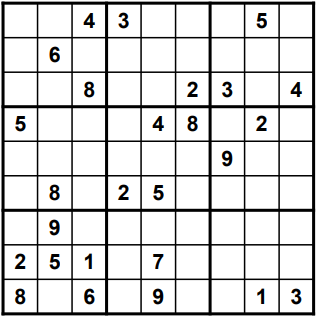
#> input picture demo/python/sudoku.png, 318 x 317 px
$ python sudoku.py
#> lines starting #> are read from the running program, lines starting #| are printed output that depends on the picture; after the words box and inside, x2 and y2 are one past the last pixel; in counts of white or black regions, pixels touching at a corner belong together
import cv2
import numpy as np

import time

sudoku = [
    [[0, 0], [0, 0], [4, 1], [3, 1], [0, 0], [0, 0], [0, 0], [5, 1], [0, 0]],
    [[0, 0], [6, 1], [0, 0], [0, 0], [0, 0], [0, 0], [0, 0], [0, 0], [0, 0]],
    [[0, 0], [0, 0], [8, 1], [0, 0], [0, 0], [2, 1], [3, 1], [0, 0], [4, 1]],
    [[5, 1], [0, 0], [0, 0], [0, 0], [4, 1], [8, 1], [0, 0], [2, 1], [0, 0]],
    [[0, 0], [0, 0], [0, 0], [0, 0], [0, 0], [0, 0], [9, 1], [0, 0], [0, 0]],
    [[0, 0], [8, 1], [0, 0], [2, 1], [5, 1], [0, 0], [0, 0], [0, 0], [0, 0]],
    [[0, 0], [9, 1], [0, 0], [0, 0], [0, 0], [0, 0], [0, 0], [0, 0], [0, 0]],
    [[2, 1], [5, 1], [1, 1], [0, 0], [7, 1], [0, 0], [0, 0], [0, 0], [0, 0]],
    [[8, 1], [0, 0], [6, 1], [0, 0], [9, 1], [0, 0], [0, 0], [1, 1], [3, 1]]
]

image = cv2.imread("sudoku.png")
#> image is the input picture: shape (317, 318, 3); mean B, G, R 216.6, 216.7, 216.7
imageText = image.copy()

d = int(image.shape[0] / 9)
#> d = 35

def isValidSolution(row, col, n):
    for i in range(0, 9):
        if sudoku[row][i][0] == n or sudoku[i][col][0] == n:
            return False

    si = int(row / 3)
    sc = int(col / 3)
    for i in range(si * 3, si * 3 + 3):
        for j in range(sc * 3, sc * 3 + 3):
            if sudoku[i][j][0] == n and i != row and j != col:
                return False

    return True


def solve(start = 0):
#> called with start = 0
    for i in range(start, 81):
        r = int(i / 9)
        c = int(i % 9)
        if sudoku[r][c][0] == 0:
            for n in range(1, 10):
                if isValidSolution(r, c, n):
                    sudoku[r][c][0] = n

                    if solve(start + 1):
                        return True

                    sudoku[r][c][0] = 0

            return False

    return True


def overlaySolution():
    imageText = image.copy()
    for i in range(0, 9):
        for j in range(0, 9):
            if sudoku[i][j][1] == 0:
                cv2.putText(
                    imageText,
                    str(sudoku[i][j][0]),
                    (int(j * d + 8), int((i + 1) * d - 5)),
                    cv2.FONT_HERSHEY_COMPLEX,
                    1,
                    (0, 255, 0),
                    1,
                    cv2.LINE_AA
                )
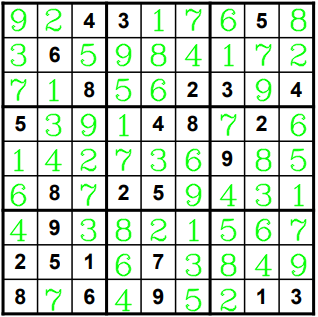
#> imageText: shape (317, 318, 3); 9.79% of pixels changed, all inside (x1, y1, x2, y2) = (9, 8, 307, 312)
    cv2.imshow("sudoku", imageText)
    cv2.waitKey(10000)


solve()
overlaySolution()
